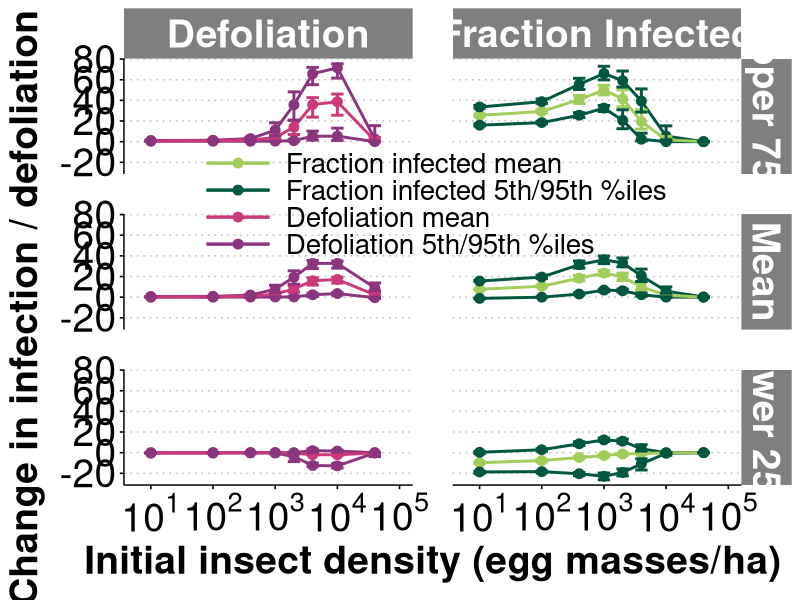

This figure's R source:
library(dplyr)
library(ggplot2)
library(grid)
library(gridExtra)
library(cowplot)
library(ggthemes)
library(reshape2)

integer_breaks <- function(n = 5, ...) {
  fxn <- function(x) {
    breaks <- floor(pretty(x, n, ...))
    names(breaks) <- attr(breaks, "labels")
    breaks
  }
  return(fxn)
}

#Read in the model projection summary statistics after considering parameter uncertainty (100 parameter sets from the posterior distribution of parameters) 
#Plotted as errorbars in the final figure
table_posterior<-read.csv("summmarytable_upplower_posterior_paraset_defounc_samehfpair.csv",header=TRUE)

#Read in the summary statistics over locations under each insect density, generated by the best parameter set 
#After considering stochasticity in parameters of the Weibull function in calculating defoliation percentage 
table<-read.csv("fullHiENDMfRel_hdefof_0.05_summarytable_defounc_samehfpair.csv",header=TRUE)
colnames(table)[4:5]<-c("5pct","95pct")
table$group<-as.character(table$group)
table$group[table$group=="Fraction_Infected"]<-"Fraction Infected"
table$group<-factor(table$group,levels=c("Fraction Infected","Defoliation"))
table$model<-factor(table$model,levels=c("normal","ndm","ndmh"))
table$insect_density<-table$insect_density*10000/250

color<-c("Fraction infected mean"="#a2cd5a","Fraction infected 5th/95th %iles"="#00563f","Defoliation mean"="#cc397b","Defoliation 5th/95th %iles"="#8b357f","Density frequencies"="grey50")
linetype_list<-c("Fraction infected mean"=1,"Fraction infected 5th/95th %iles"=1,"Defoliation mean"=2,"Defoliation 5th/95th %iles"=2)

table_base<-table[table$model=="normal",]
table_base$group<-factor(table_base$group,levels=c("Fraction Infected","Defoliation"))
table_base$title<-"Mean"

table_base<-melt(table_base, id.vars = c("insect_density", "pct_above0","group","model","title"))

#Matching the summary statistic by the best parameter set with the ones considering parameter uncertainty
table_base_comb<-left_join(table_base,table_posterior,by=c("insect_density","group","model","variable"))

table_base_comb$value[table_base_comb$group=="Fraction Infected"]<-table_base_comb$value[table_base_comb$group=="Fraction Infected"]*(-1)
table_base_comb$lower[table_base_comb$group=="Fraction Infected"]<-table_base_comb$lower[table_base_comb$group=="Fraction Infected"]*(-1)
table_base_comb$upper[table_base_comb$group=="Fraction Infected"]<-table_base_comb$upper[table_base_comb$group=="Fraction Infected"]*(-1)

table_base_comb$colorline[table_base_comb$group=="Fraction Infected"]<-"Fraction infected 5th/95th %iles"
table_base_comb$colorline[table_base_comb$group=="Fraction Infected" & table_base_comb$variable=="mean"]<-"Fraction infected mean"
table_base_comb$colorline[table_base_comb$group=="Defoliation"]<-"Defoliation 5th/95th %iles"
table_base_comb$colorline[table_base_comb$group=="Defoliation" & table_base_comb$variable=="mean"]<-"Defoliation mean"





#Read in the of 25th and 75th percentiles of model projections
table<-read.csv("fullHiENDMfRel_lowerupper_hdefof_0.05_summarytable_defounc_samehfpair.csv",header=TRUE)
colnames(table)[4:5]<-c("5pct","95pct")
table$group<-as.character(table$group)
table$group[table$group=="Fraction_Infected"]<-"Fraction Infected"
table$group<-factor(table$group,levels=c("Fraction Infected","Defoliation"))
table$model<-factor(table$model,levels=c("lower25","upper75"))
table$insect_density<-table$insect_density*10000/250

table_upper<-table[table$model=="upper75",]
table_upper$group<-factor(table_upper$group,levels=c("Fraction Infected","Defoliation"))
table_upper$title<-"Upper 75th"

table_upper<-melt(table_upper, id.vars = c("insect_density", "pct_above0","group","model","title"))

table_upper_comb<-left_join(table_upper,table_posterior,by=c("insect_density","group","model","variable"))

table_upper_comb$value[table_upper_comb$group=="Fraction Infected"]<-table_upper_comb$value[table_upper_comb$group=="Fraction Infected"]*(-1)
table_upper_comb$lower[table_upper_comb$group=="Fraction Infected"]<-table_upper_comb$lower[table_upper_comb$group=="Fraction Infected"]*(-1)
table_upper_comb$upper[table_upper_comb$group=="Fraction Infected"]<-table_upper_comb$upper[table_upper_comb$group=="Fraction Infected"]*(-1)

table_upper_comb$colorline[table_upper_comb$group=="Fraction Infected"]<-"Fraction infected 5th/95th %iles"
table_upper_comb$colorline[table_upper_comb$group=="Fraction Infected" & table_upper_comb$variable=="mean"]<-"Fraction infected mean"
table_upper_comb$colorline[table_upper_comb$group=="Defoliation"]<-"Defoliation 5th/95th %iles"
table_upper_comb$colorline[table_upper_comb$group=="Defoliation" & table_upper_comb$variable=="mean"]<-"Defoliation mean"


upper75<-ggplot(table_upper_comb)  + theme_clean()+
  geom_point(data=table_upper_comb[table_upper_comb$group=="Fraction Infected",],aes(x=insect_density,y=value,group=variable,color=colorline),size=3)+
  geom_line(data=table_upper_comb[table_upper_comb$group=="Fraction Infected",],aes(x=insect_density,y=value,group=variable,color=colorline,linetype=colorline),linewidth=1)+
  geom_errorbar(data=table_upper_comb[table_upper_comb$group=="Fraction Infected",],
                aes(x=insect_density,y=value,xmin=insect_density,xmax=insect_density,ymin=lower, ymax=upper,color=colorline), width=.2,
                position=position_identity())+
  scale_x_log10(breaks = scales::trans_breaks("log10", function(x) 10^x),labels = scales::trans_format("log10", scales::math_format(10^.x)),limits=c(6,100000))+
  scale_y_continuous(limits=c(-28,74),breaks=integer_breaks(),sec.axis = sec_axis(trans=~.*1.25,name="Increase in defoliation (%)",breaks=c(-25,0,25,50,75)))+
  geom_point(data=table_upper_comb[table_upper_comb$group=="Defoliation",],aes(x=insect_density,y=value/1.25,group=variable,color=colorline),size=3)+
  geom_line(data=table_upper_comb[table_upper_comb$group=="Defoliation",],aes(x=insect_density,y=value/1.25,group=variable,color=colorline,linetype=colorline),linewidth=1)+
  geom_errorbar(data=table_upper_comb[table_upper_comb$group=="Defoliation",],
                aes(x=insect_density,y=value/1.25,xmin=insect_density,xmax=insect_density,ymin=lower/1.25, ymax=upper/1.25,color=colorline), width=.2,
                position=position_identity())+
  xlab(expression(bold(paste("Initial insect density (egg masses/ha)")) ))+ylab(expression(bold("Relative decrease in infection (%)")))+
  theme(axis.line.y.right = element_line(color = "#cc397b"), 
        axis.ticks.y.right = element_line(color = "#cc397b"),
        axis.text.y.right = element_text(color = "#cc397b"), 
        axis.title.y.right = element_text(color = "#cc397b"))+
  theme(plot.title=element_text(size=28,face="bold"), axis.text=element_text(size=24),
        axis.title=element_text(size=24,face="bold"),plot.background = element_blank(),
        legend.position = c(0.2,0.79),legend.title=element_blank(),legend.text=element_text(size=24),legend.background=element_blank(),legend.key=element_blank(),
        strip.background =element_rect(fill="grey50"),strip.text = element_text(colour = 'white'), legend.key.width = unit(3,"cm"))+
  theme(axis.title.y.right = element_text(margin = margin(t = 0, r = 0, b = 0, l = 10)))+
  scale_color_manual(breaks=c("Fraction infected mean","Fraction infected 5th/95th %iles","Defoliation mean","Defoliation 5th/95th %iles","Density frequencies"),values=color,name="value type")+
  scale_fill_manual(breaks=c("Fraction infected mean","Fraction infected 5th/95th %iles","Defoliation mean","Defoliation 5th/95th %iles","Density frequencies"),values=color,name="value type")+ 
  scale_linetype_manual(breaks=c("Fraction infected mean","Fraction infected 5th/95th %iles","Defoliation mean","Defoliation 5th/95th %iles"),values=linetype_list,name="value type")+
  #ggtitle(expression(bold(paste("G_i<=0.05"))))+theme(plot.title = element_text(hjust = 0.5))+
  facet_grid(. ~ title)+theme(strip.text.x = element_text(size=28,face="bold"))+theme(panel.spacing.x = unit(2, "lines"))
#scale_x_continuous(trans=log_trans(),breaks=round(exp(-5:-1),3),limits=c(0.004,0.38))+
#facet_wrap(~group)+theme(strip.text.x = element_text(size=24,face="bold"),strip.text.y = element_text(size=24,face="bold"))+theme(panel.spacing.x = unit(2, "lines"))




table_lower<-table[table$model=="lower25",]
table_lower$group<-factor(table_lower$group,levels=c("Fraction Infected","Defoliation"))
table_lower$title<-"Lower 25th"

table_lower<-melt(table_lower, id.vars = c("insect_density", "pct_above0","group","model","title"))

table_lower_comb<-left_join(table_lower,table_posterior,by=c("insect_density","group","model","variable"))

table_lower_comb$value[table_lower_comb$group=="Fraction Infected"]<-table_lower_comb$value[table_lower_comb$group=="Fraction Infected"]*(-1)
table_lower_comb$lower[table_lower_comb$group=="Fraction Infected"]<-table_lower_comb$lower[table_lower_comb$group=="Fraction Infected"]*(-1)
table_lower_comb$upper[table_lower_comb$group=="Fraction Infected"]<-table_lower_comb$upper[table_lower_comb$group=="Fraction Infected"]*(-1)

table_lower_comb$colorline[table_lower_comb$group=="Fraction Infected"]<-"Fraction infected 5th/95th %iles"
table_lower_comb$colorline[table_lower_comb$group=="Fraction Infected" & table_lower_comb$variable=="mean"]<-"Fraction infected mean"
table_lower_comb$colorline[table_lower_comb$group=="Defoliation"]<-"Defoliation 5th/95th %iles"
table_lower_comb$colorline[table_lower_comb$group=="Defoliation" & table_lower_comb$variable=="mean"]<-"Defoliation mean"




table_total<-rbind(table_base_comb,table_upper_comb,table_lower_comb)
table_total$title<-factor(table_total$title,levels=c("Upper 75th","Mean","Lower 25th"))

plot_facet<-ggplot(table_total,aes(x=insect_density,y=value,group=variable,color=colorline))  + theme_clean()+
  geom_point(size=3)+
  geom_line(linewidth=1)+
  geom_errorbar(aes(xmin=insect_density,xmax=insect_density,ymin=lower, ymax=upper,color=colorline), width=.2,
                position=position_identity(),size=1)+
  scale_x_log10(breaks = scales::trans_breaks("log10", function(x) 10^x),labels = scales::trans_format("log10", scales::math_format(10^.x)),limits=c(6,100000))+
  scale_y_continuous(breaks=integer_breaks())+
  xlab(expression(bold(paste("Initial insect density (egg masses/ha)")) ))+ylab(expression(bold("Change in infection / defoliation (%)")))+
  theme(axis.line.y.right = element_line(color = "#cc397b"), 
        axis.ticks.y.right = element_line(color = "#cc397b"),
        axis.text.y.right = element_text(color = "#cc397b"), 
        axis.title.y.right = element_text(color = "#cc397b"))+
  theme(plot.title=element_text(size=32,face="bold"), axis.text=element_text(size=28),
        axis.title=element_text(size=28,face="bold"),plot.background = element_blank(),
        legend.position = c(0.5,0.66),legend.title=element_blank(),legend.text=element_text(size=20),legend.background=element_blank(),legend.key=element_blank(),
        strip.background =element_rect(fill="grey50"),strip.text = element_text(colour = 'white'), legend.key.width = unit(2,"cm"))+
  theme(axis.title.y.right = element_text(margin = margin(t = 0, r = 0, b = 0, l = 10)))+
  scale_color_manual(breaks=c("Fraction infected mean","Fraction infected 5th/95th %iles","Defoliation mean","Defoliation 5th/95th %iles","Density frequencies"),values=color,name="value type")+
  scale_fill_manual(breaks=c("Fraction infected mean","Fraction infected 5th/95th %iles","Defoliation mean","Defoliation 5th/95th %iles","Density frequencies"),values=color,name="value type")+ 
  scale_linetype_manual(breaks=c("Fraction infected mean","Fraction infected 5th/95th %iles","Defoliation mean","Defoliation 5th/95th %iles"),values=linetype_list,name="value type")+
  #ggtitle(expression(bold(paste("G_i<=0.05"))))+theme(plot.title = element_text(hjust = 0.5))+
  facet_grid(title ~ group)+theme(strip.text.x = element_text(size=28,face="bold"),strip.text.y = element_text(size=28,face="bold"))+theme(panel.spacing.x = unit(2, "lines"),panel.spacing.y = unit(2, "lines"))
#scale_x_continuous(trans=log_trans(),breaks=round(exp(-5:-1),3),limits=c(0.004,0.38))+
#facet_wrap(~group)+theme(strip.text.x = element_text(size=24,face="bold"),strip.text.y = element_text(size=24,face="bold"))+theme(panel.spacing.x = unit(2, "lines"))


jpeg(paste("EX_Figure1_summary_stochasticity.jpg",sep=""),height=3000,width=4000,res=300)
grid.arrange(plot_facet,nrow=1)
#grid.arrange(g_IT)

dev.off()   